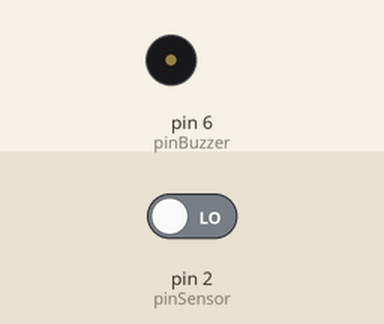
Bench run of a sketch on a simulated Arduino Uno, built with avr-gcc and run on an emulated ATmega328P. Parts: buzzer (waves = sounding). The inputs (shaded band) are chosen by the test bench; at power-on: pin 2 (pinSensor) LOW.

Above: at 10.8 s.
10.9 s: pin 2 (pinSensor) driven HIGH
At 15.25 s:
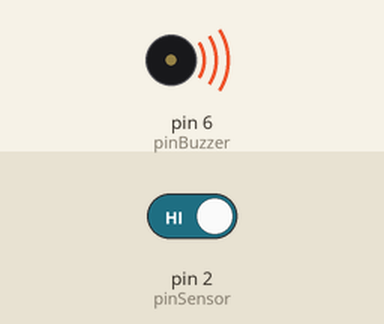
21.7 s: pin 2 (pinSensor) driven LOW
At 22.8 s:
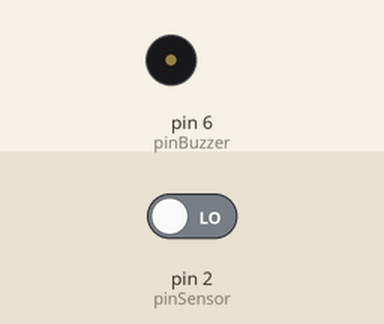
Timing chart, 0 to 24.7 s (numbered marks = the images above; inputs shaded):
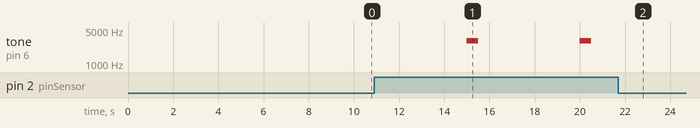

The sketch:

motion_detector.ino
```cpp
int pinSensor =2;
int pinBuzzer =6;
int pirSensor =0;

void setup()
{
  pinMode(pinSensor,   INPUT);
  pinMode(pinBuzzer, OUTPUT);

}

void loop()
{

  pirSensor = digitalRead(pinSensor);
  if (pirSensor == HIGH)
  {

    tone(pinBuzzer, 3000, 500);

  }
  else {

  }

  delay(5000);
}
```

Measured:
- after the input at 10.9 s, tone on pin 6 (pinBuzzer): alternates 3000 Hz for 0.50 s and silent for 4.5 s, starting after 4.1 s
- after the input at 21.7 s, tone on pin 6 (pinBuzzer): stops changing and stays silent
